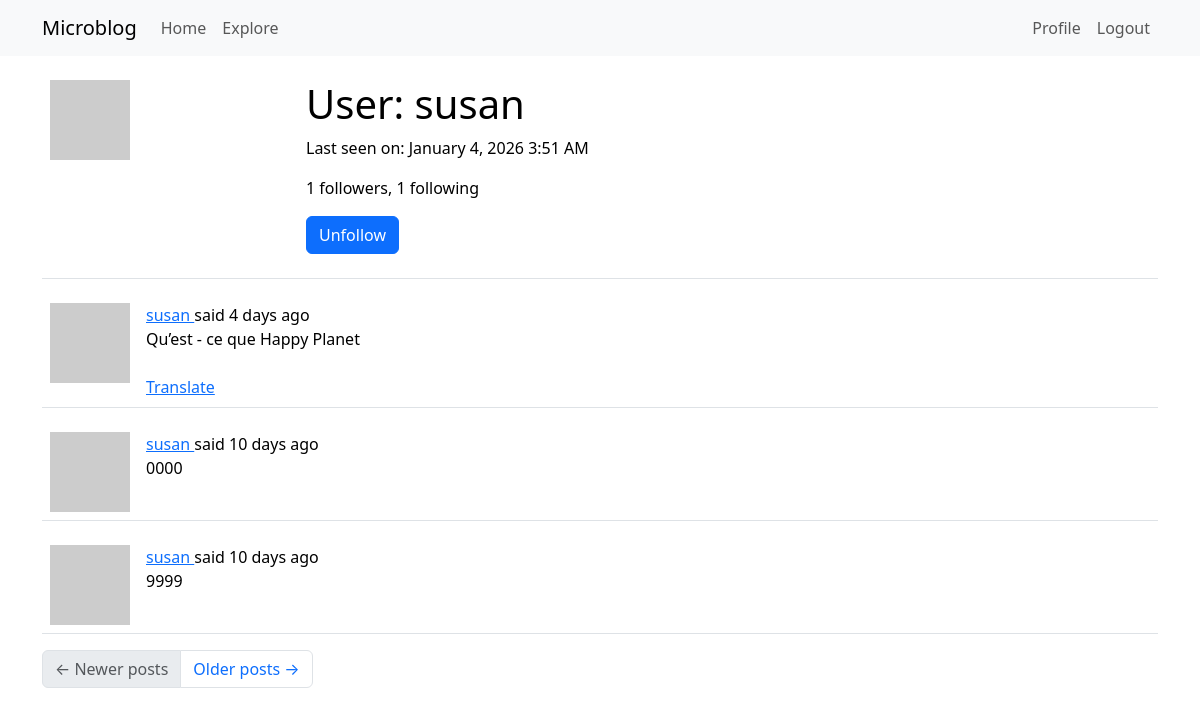
Screenshot of /user/susan (signed in) with the database file from the repository.
### app/models.py (models this page shows, shortened)
class User(UserMixin, db.Model):
    id: so.Mapped[int] = so.mapped_column(primary_key=True)
    username: so.Mapped[str] = so.mapped_column(sa.String(64), index=True, unique=True)
    email: so.Mapped[str] = so.mapped_column(sa.String(120), index=True, unique=True)
    password_hash: so.Mapped[Optional[str]] = so.mapped_column(sa.String(256))
    about_me: so.Mapped[Optional[str]] = so.mapped_column(sa.String(140))
    last_seen: so.Mapped[Optional[datetime]] = so.mapped_column(
        default=lambda: datetime.now(timezone.utc)
    )
    posts: so.WriteOnlyMapped["Post"] = so.relationship(back_populates="author")
    following: so.WriteOnlyMapped["User"] = so.relationship(
        secondary=followers,
        primaryjoin=(followers.c.follower_id == id),
        secondaryjoin=(followers.c.followed_id == id),
        back_populates="followers",
    )
    followers: so.WriteOnlyMapped["User"] = so.relationship(
        secondary=followers,
        primaryjoin=(followers.c.followed_id == id),
        secondaryjoin=(followers.c.follower_id == id),
        back_populates="following",
    )
    def avatar(self, size):
        digest = md5(self.email.lower().encode("utf-8")).hexdigest()
        return f"https://www.gravatar.com/avatar/{digest}?d=identicon&s={size}"
    def is_following(self, user):
        query = self.following.select().where(User.id == user.id)
        return db.session.scalar(query) is not None
    def followers_count(self):
        query = sa.select(sa.func.count()).select_from(
            self.followers.select().subquery()
        )
        return db.session.scalar(query)
    def following_count(self):
        query = sa.select(sa.func.count()).select_from(
            self.following.select().subquery()
        )
        return db.session.scalar(query)

class Post(db.Model):
    id: so.Mapped[int] = so.mapped_column(primary_key=True)
    body: so.Mapped[str] = so.mapped_column(sa.String(140))
    timestamp: so.Mapped[datetime] = so.mapped_column(
        index=True, default=lambda: datetime.now(timezone.utc)
    )
    user_id: so.Mapped[int] = so.mapped_column(sa.ForeignKey(User.id), index=True)
    language: so.Mapped[Optional[str]] = so.mapped_column(sa.String(5))
    author: so.Mapped[User] = so.relationship(back_populates="posts")

### app/main/routes.py (the view)
@bp.route("/user/<username>")
@login_required
def user(username):
    user = db.first_or_404(sa.select(User).where(User.username == username))
    page = request.args.get("page", 1, type=int)
    query = user.posts.select().order_by(Post.timestamp.desc())
    posts = db.paginate(
        query, page=page, per_page=current_app.config["POSTS_PER_PAGE"], error_out=False
    )
    next_url = (
        url_for("main.user", username=user.username, page=posts.next_num)
        if posts.has_next
        else None
    )
    prev_url = (
        url_for("main.user", username=user.username, page=posts.prev_num)
        if posts.has_prev
        else None
    )
    form = EmptyForm()
    return render_template(
        "user.html",
        user=user,
        posts=posts.items,
        next_url=next_url,
        prev_url=prev_url,
        form=form,
    )

### app/main/forms.py
class EmptyForm(FlaskForm):
    submit = SubmitField("Submit")

### app/__init__.py (called while the page is built)
def get_locale():
    return request.accept_languages.best_match(current_app.config["LANGUAGES"])

### app/main/routes.py (called while the page is built)
@bp.before_app_request
def before_request():
    if current_user.is_authenticated:
        current_user.last_seen = datetime.now(timezone.utc)
        db.session.commit()
    g.locale = str(get_locale())

### app/models.py (called while the page is built)
@login.user_loader
def load_user(id):
    return db.session.get(User, int(id))

### app/templates/user.html (shortened to what this page needs)
{% extends "base.html" %}
{% block content %}
    <table class="table table-hover">
        <tr>
            <td width="256px"><img src="{{ user.avatar(256) }}"></td>
            <td>
                <h1>{{ _('User') }}: {{ user.username }}</h1>
                {% if user.last_seen %}
                <p>{{ _('Last seen on') }}: {{ moment(user.last_seen).format('LLL') }}</p>
                {% endif %}
                <p>{{ _('%(count)d followers', count=user.followers_count()) }}, {{ _('%(count)d following', count=user.following_count()) }}</p>
                {% if user == current_user %}
                <p><a href="{{ url_for('main.edit_profile') }}">{{ _('Edit your profile') }}</a></p>
                {% else %}
                <p>
                    <form action="{{ url_for('main.unfollow', username=user.username) }}" method="post">
                        {{ form.submit(value=_('Unfollow'), class_='btn btn-primary') }}
                    </form>
                </p>
                {% endif %}
            </td>
        </tr>
    </table>
    {% for post in posts %}
        {% include '_post.html' %}
    {% endfor %}
    <nav aria-label="Post navigation">
        <ul class="pagination">
            <li class="page-item{% if not prev_url %} disabled{% endif %}">
                <a class="page-link" href="{{ prev_url }}">
                    <span aria-hidden="true">&larr;</span> {{ _('Newer posts') }}
                </a>
            </li>
            <li class="page-item{% if not next_url %} disabled{% endif %}">
                <a class="page-link" href="{{ next_url }}">
                    {{ _('Older posts') }} <span aria-hidden="true">&rarr;</span>
                </a>
            </li>
        </ul>
    </nav>
{% endblock %}

### app/templates/_post.html (shortened to what this page needs)
    <table class="table table-hover">
        <tr>
            <td width="70px">
                <a href="{{ url_for('main.user', username=post.author.username) }}">
                    <img src="{{ post.author.avatar(70) }}" />
                </a>
            </td>
            <td>
                {{ _('%(username)s said %(when)s',
                    username=user_link, when=moment(post.timestamp).fromNow()) }}
                <br>
                <span id="post{{ post.id }}">{{ post.body }}</span>
                {% if post.language and post.language != g.locale %}
                <br><br>
                <span id="translation{{ post.id }}">
                    <a href="javascript:translate(
                                'post{{ post.id }}',
                                'translation{{ post.id }}',
                                '{{ post.language }}',
                                '{{ g.locale }}');">{{ _('Translate') }}</a>
                </span>
                {% endif %}
            </td>
        </tr>
    </table>

### rows the page displays
User: username "susan", last_seen "January 4, 2026 3:51 AM"
Post: body "Qu’est - ce que Happy Planet"
Post: body "0000"
Post: body "9999"
